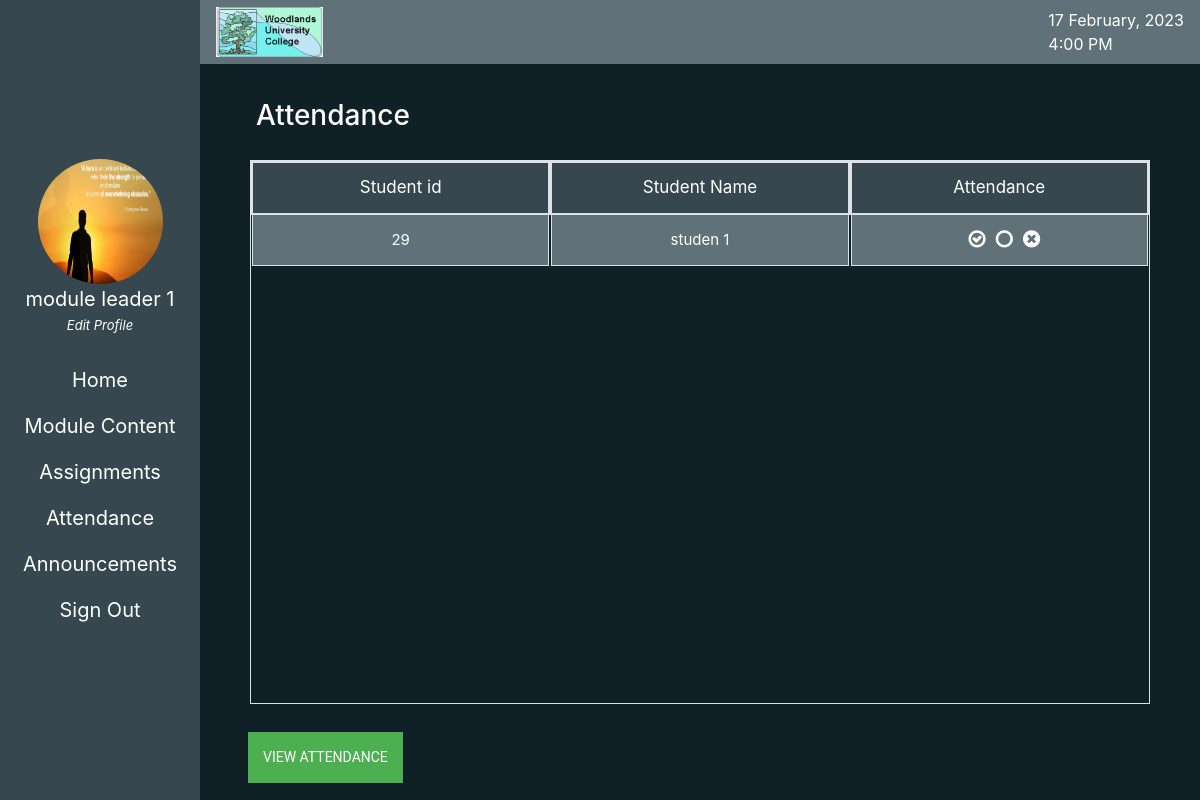
/module_leader_files/take_attendance.php (signed in), run on the app's committed database.
### tables this page shows
CREATE TABLE `staff` (
  `staff_id` int(11) NOT NULL,
  `staff_first_name` varchar(100) DEFAULT NULL,
  `staff_middlename` varchar(100) DEFAULT NULL,
  `staff_surname` varchar(100) DEFAULT NULL,
  `gender` enum('male','female') DEFAULT NULL,
  `email` varchar(100) DEFAULT NULL,
  `contact_no` varchar(100) DEFAULT NULL,
  `address` varchar(100) DEFAULT NULL,
  `stutas` varchar(100) DEFAULT NULL,
  `dormancy_reason` varchar(100) DEFAULT NULL,
  `date_of_birth` date DEFAULT NULL,
  `date_joined` date DEFAULT NULL,
  `login_password` varchar(50) DEFAULT NULL,
  `privilege` tinyint(3) UNSIGNED DEFAULT NULL,
  `profile_photo` varchar(255) DEFAULT 'not',
  `last_btn_click_id` varchar(100) NOT NULL DEFAULT 'null'
);

CREATE TABLE `students` (
  `student_id` int(11) NOT NULL,
  `student_firstname` varchar(100) NOT NULL,
  `student_middlename` varchar(100) NOT NULL,
  `student_surname` varchar(100) NOT NULL,
  `gender` enum('male','female') NOT NULL DEFAULT 'male',
  `date_of_birth` date NOT NULL,
  `term_time_address` varchar(100) NOT NULL,
  `home_address` varchar(100) NOT NULL,
  `contact_no` varchar(50) NOT NULL,
  `email` varchar(225) NOT NULL,
  `status` varchar(50) NOT NULL,
  `dormancy_reason` varchar(20) NOT NULL,
  `login_password` varchar(255) NOT NULL,
  `profile_photo` varchar(255) NOT NULL DEFAULT 'not',
  `archive` varchar(50) NOT NULL,
  `std_course` int(100) NOT NULL
);

### module_leader_files/take_attendance.php (the view, shortened to what this page needs)
<?php
$mod_id = $_SESSION['module_id'];
include '../connection.php';
if($con)
{
    $t=time();
    $date_now = date("Y-m-d",$t);
    $query = "INSERT INTO attendance ( taken , date) VALUES ('yes' , '$date_now')";
    mysqli_query( $con , $query );
}
?>
<!DOCTYPE html>
<html lang="en">
<head>
    <link rel="stylesheet" href="https://maxcdn.bootstrapcdn.com/bootstrap/4.5.2/css/bootstrap.min.css">
    <link rel="stylesheet" href="https://cdnjs.cloudflare.com/ajax/libs/font-awesome/4.7.0/css/font-awesome.min.css">
    <link rel="stylesheet" href="../mystyle.css">
</head>
<body>
    <section class="container-fluid max-height c-white">
        <div class="row main-box  max-height">
            <div
                class="col-lg-2  tmp_h d-flex align-content-center flex-column justify-content-center bg-dark-b position-relative">
                <?php include './menu.php';?>
            </div>
            <div class="col-lg-10  tmp_h">
                <?php include './upper_nav.php';?>
                <div class="row d-flex align-items-center flex-column justify-content-center bg-full-b std-lower-nav">
                    <div id="mod_l_t_attend" style="dissplay: none !important;"
                        class="d-flex align-items-center flex-column justify-content-start  w-100 h-100">
                        <div class=" p-5 h-13 w-100  d-flex align-items-start flex-column justify-content-center ">
                            <h3 class="w-50 mt-3 ml-2"> Attendance</h3>
                        </div>
                        <div class="h-75 w-90 border flow_auto d-flex-row-align-start">
                            <div class="border w-100 h-10-r attend-std-id-col d-flex-center-column">
                                <div class="border h-100  attend-std-id-col-nav w-100 d-flex-center-row">
                                    <p class="attend-nav-text m-0">Student id</p>
                                </div>
                                <?php
                                       include '../connection.php';
                                       if($con)
                                        {
                                            $result6 = mysqli_query($con , "select *from students where status='live'");
                                            while($row6 = mysqli_fetch_array($result6))
                                            {
                                                $cource_id = $row6['std_course'];
                                                $result7 = mysqli_query($con , "select *from modules where mod_id='$mod_id' and course_id='$cource_id'");
                                                if($row7 = mysqli_fetch_array($result7))
                                                {
                                                    echo '<div class="border h-100  attend-std-id-col-data w-100 d-flex-center-row">
                                                    <p class="attend-nav-text m-0 p-2">' , $row6['student_id'],'</p>
                                                        </div>';
                                                }
                                            }
                                        }
                                ?>
                            </div>
                            <div class="border w-100 h-10-r attend-std-id-col d-flex-center-column">
                                <div class="border h-100  attend-std-id-col-nav w-100 d-flex-center-row">
                                    <p class="attend-nav-text m-0">Student Name</p>
                                </div>
                                <?php
                                       include '../connection.php';
                                       if($con)
                                        {
                                            $result6 = mysqli_query($con , "select *from students where status='live'");
                                            while($row6 = mysqli_fetch_array($result6))
                                            {
                                                $cource_id = $row6['std_course'];
                                                $result7 = mysqli_query($con , "select *from modules where mod_id='$mod_id' and course_id='$cource_id'");
                                                if($row7 = mysqli_fetch_array($result7))
                                                {
                                                    echo '<div class="border h-100  attend-std-id-col-data w-100 d-flex-center-row">
                                                    <p class="attend-nav-text m-0 p-2">', $row6['student_firstname'],'  ' , $row6['student_surname'],'</p>
                                                        </div>';
                                                }
                                            }
                                        }
                                ?>
                            </div>
                            <div class="border w-100 h-10-r attend-std-id-col d-flex-center-column">
                                <div class="border h-100  attend-std-id-col-nav w-100 d-flex-center-row">
                                    <p class="attend-nav-text m-0">Attendance</p>
                                </div>
                                <?php
                                       include '../connection.php';
                                       if($con)
                                        {
                                            $count =0;
                                            $count1 =0;
                                            $result6 = mysqli_query($con , "select *from students where status='live'");
                                            while($row6 = mysqli_fetch_array($result6))
                                            {
                                                $cource_id = $row6['std_course'];
                                                $result7 = mysqli_query($con , "select *from modules where mod_id='$mod_id' and course_id='$cource_id'");
                                                if($row7 = mysqli_fetch_array($result7))
                                                {
                                                    echo '
                                                            <div class="border h-100  attend-std-id-col-data w-100 d-flex-center-row">
                                                            <span class="mod-l-attend-c-box">
                                                            <i id="atten',$count++,'" for="first" for2="attend',$count1,'" std_id="',$row6['student_id'],'" attend_value="X" class="attendance attend',$count1,'  fa fa-check-circle-o mod-l-attend-c" aria-hidden="true"></i>
                                                        </span>
                                                        <span class="mod-l-attend-c-box">
                                                            <i  id="atten',$count++,'" for="second" for2="attend',$count1,'" std_id="',$row6['student_id'],'" attend_value="O" class="attendance attend',$count1,' fa fa-circle-o mod-l-attend-c" aria-hidden="true"></i>
                                                        </span>
                                                        <span class="mod-l-attend-c-box">
                                                            <i  id="atten',$count++,'" for="third" for2="attend',$count1,'" std_id="',$row6['student_id'],'" attend_value="A" class="attendance attend',$count1,' fa fa-times-circle mod-l-attend-c" aria-hidden="true"></i>
                                                        </span>
                                                        </div>
                                                        ';
                                                        $count1++;
                                                }
                                            }
                                        }
                                ?>
                            </div>
                        </div>
                        <div class=" p-5 h-13 w-100  d-flex align-items-start flex-column justify-content-center ">
                        <a href="./view_attendance.php"><button id="mod_l_v_attend_btn2" class="input_btn w-max-c " style="margin-top: 11px;">View
                                Attendance</button></a>
                        </div>
                    </div>
                </div>
            </div>
        </div>
    </section>
</body>
</html>

### module_leader_files/menu.php
<div id="menu1" style="disjplay: none !important;" class="text-center d-flex align-items-center flex-column justify-content-center">
<?php
                            $id = $_SESSION['mod_leader_id'];
                            include '../connection.php';
                            if($con)
                            {
                            $result = mysqli_query($con , "select *from staff where staff_id='$id'");
                            $row = mysqli_fetch_array($result);
                            if($row['profile_photo'] != "not")
                            {
                              echo'<img class="rounded-circle  user-img-w-h-home" src="../uploads/' , $row['profile_photo'],'">';
                            }
                            else
                            {
                                echo' <img class="rounded-circle  user-img-w-h-home" src="../img/user.png">';
                            }
                            }
                            ?>
<?php
        $id = $_SESSION['mod_leader_id'];
       include '../connection.php';
        if($con)
        {
            $result = mysqli_query($con , "select *from staff where staff_id= '$id'");
            $row = mysqli_fetch_array($result);
            echo '<p class="std-nav">' , $row['staff_first_name'],' ' , $row['staff_surname'],'</p>';
            }
 ?>
<a href="./edit_profile.php"><p id="mod_l_edit_btn" class="edit-p"> <em>Edit Profile</em></p></a>
<a href="./home.php"><p id="mod_l_home_btn" class="std-nav">Home</p></a>
<a href="./module_content.php"><p id="mod_l_content_btn" class="std-nav">Module Content</p></a>
<a href="./assignment.php"><p id="mod_l_v_attend_btn" class="std-nav">Assignments</p></a>
<a href="./view_attendance.php"><p id="mod_l_assign_btn" class="std-nav">Attendance</p></a>
<a href="./announcement.php"><p id="mod_l_announc_btn" class="std-nav">Announcements</p></a>
<a href="../index.php"><p id="mod_sign_out_btn" class="std-nav">Sign Out</p></a>
</div>

### mystyle.css (style rules this page uses)
html, body { height: 100%; margin: 0; }
.tmp_h { height: 100%; }
.user-img-w-h-home { width: 125px; height: 125px; }
.edit-p { font-size: 13px; margin-top: -14px; margin-bottom: 30px; cursor: pointer; width: max-content; position: relative; }
.std-nav { font-size: 20px; cursor: pointer; width: max-content; position: relative; }
.std-lower-nav { height: 92%; }
.max-height { height: 100%; }
.bg-dark-b { background-color: #37474f; }
.c-white { color: white; }
.bg-full-b { background-color: #102027; }
.input_btn { font-family: "Roboto", sans-serif; text-transform: uppercase; outline: 0; background: #4CAF50; width: 100%; border: 0; padding: 15px; color: #FFFFFF; font-size: 14px; -webkit-transition: all 0.3 ease; transition: all 0.3 ease; cursor: pointer; }
.h-13 { height: 13% !important; }
.w-max-c { width: max-content !important; }
.d-flex-center-row { display: flex; justify-content: center; align-items: center; flex-direction: row; }
.d-flex-row-align-start { display: flex; justify-content: center; align-items: flex-start; flex-direction: row; }
.text-center { text-align: center; }
.h-10-r { height: 10% !important; }
.attend-std-id-col-data { font-size: 15px; background-color: #61717a; }
.attend-std-id-col-nav { font-size: 17px; background-color: #37474f; }
.w-90 { width: 90% !important; }
.mod-l-attend-c { font-size: 20px; cursor: pointer; }
.mod-l-attend-c-box , .mod-l-assign-c-box , .mod-l-module-content-c-box { padding-left: 10px; }
.flow_auto { overflow: auto; }
a { text-decoration: none !important; color: white; }

### data on the page
staff: profile_photo (picture), staff_first_name "module leader 1"
students: student_id "29", student_firstname "studen 1"
